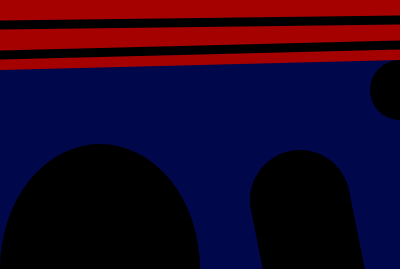
Frame 1 (no input)
Frame 60 (no input): identical to frame 1, image omitted
Frame 120 (the mouse pressed at the canvas centre since frame 60): identical to frame 1, image omitted

The p5.js sketch that drew this single still picture (run headless with seeded random() and noise() and a simulated clock; from frame 60 on, the mouse is pressed at the canvas centre):

// p5.js sketch
// ── sketch.js
//*Kase Kolder
function setup() {
    createCanvas(400,269)
    background(0,7,74)
    stroke(165,1,0)
    strokeWeight(120)
    line(0,10,400,0)
    noStroke()
    stroke(0)
    strokeWeight(9)
    line(0,55,400,45)
    line(0,25,400,20)
    noStroke()
    fill(0)
    ellipse(100,269,200,250)
    ellipse(400,90,60,60)
    noFill()
    stroke(0)
    strokeWeight(100)
    line(320,300,300,200)
    noStroke(0)

}
      
      function draw() {
      }
